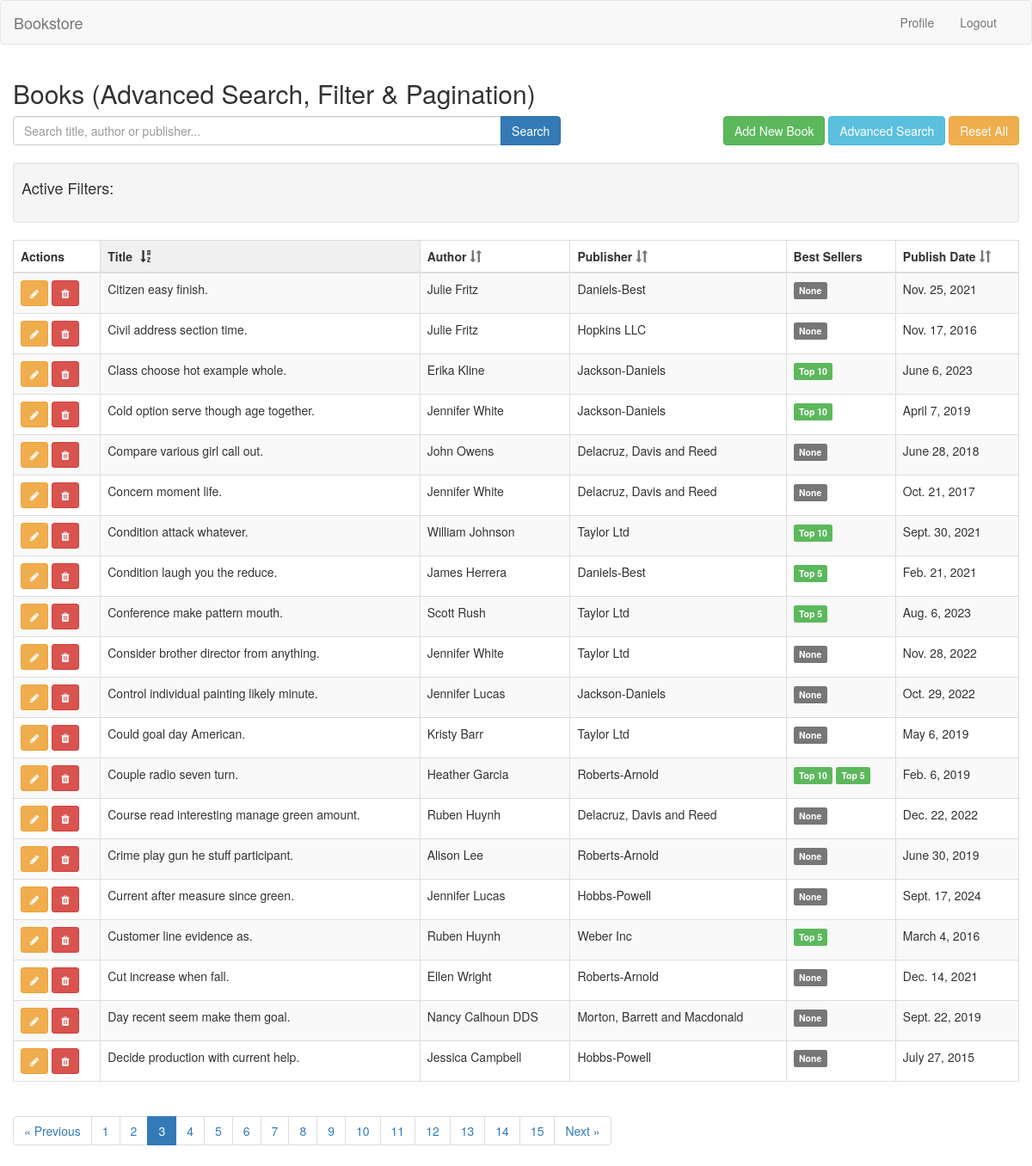
/?page=3 (signed in), run on the app's committed database.
### catalog/models.py (models this page shows, shortened)
class Book(models.Model):
    title = models.CharField(max_length=200)
    author = models.ForeignKey(Author, on_delete=models.CASCADE)
    publisher = models.ForeignKey(Publisher, on_delete=models.CASCADE)
    publish_date = models.DateField()

class Author(models.Model):
    name = models.CharField(max_length=100)
    bio = models.TextField(blank=True)

class Publisher(models.Model):
    name = models.CharField(max_length=100)
    website = models.URLField(blank=True)

class BestsellerAccolade(models.Model):
    ACCOLADE_CHOICES = [
        ('Top 5', 'Top 5'),
        ('Top 10', 'Top 10'),
        ('Top 25', 'Top 25'),
    ]
    book = models.ForeignKey(Book, on_delete=models.CASCADE)
    category = models.CharField(max_length=50, choices=ACCOLADE_CHOICES)
    accolade_date = models.DateField()

### catalog/views.py (the view)
# urls.py: path('', views.home, name='home'),
@login_required
def home(request):
    books = Book.objects.select_related('author', 'publisher').prefetch_related(
        Prefetch('bestselleraccolade_set', queryset=BestsellerAccolade.objects.all())
    )
    simple_search = request.GET.get('simple_search', '')
    book_filter = BookFilter(request.GET, queryset=books)
    date_range_form = DateRangeForm(request.GET)
    book_id = request.GET.get('book')
    author_id = request.GET.get('author')
    publisher_id = request.GET.get('publisher')
    publish_date_after = request.GET.get('publish_date_after')
    publish_date_before = request.GET.get('publish_date_before')
    accolade = request.GET.get('accolade')
    accolades_list = request.GET.getlist('accolades')
    book_name = None
    author_name = None
    publisher_name = None
    if book_id:
        book_obj = Book.objects.filter(id=book_id).first()
        if book_obj:
            book_name = book_obj.title
    if author_id:
        author_obj = Author.objects.filter(id=author_id).first()
        if author_obj:
            author_name = author_obj.name
    if publisher_id:
        publisher_obj = Publisher.objects.filter(id=publisher_id).first()
        if publisher_obj:
            publisher_name = publisher_obj.name
    filtered_qs = book_filter.qs
    if book_id:
        filtered_qs = filtered_qs.filter(id=book_id)
    if author_id:
        filtered_qs = filtered_qs.filter(author_id=author_id)
    if publisher_id:
        filtered_qs = filtered_qs.filter(publisher_id=publisher_id)
    if simple_search:
        filtered_qs = filtered_qs.filter(
            Q(title__icontains=simple_search) |
            Q(author__name__icontains=simple_search) |
            Q(publisher__name__icontains=simple_search)
        )
    if date_range_form.is_valid():
        publish_date_after = date_range_form.cleaned_data.get('publish_date_after')
        publish_date_before = date_range_form.cleaned_data.get('publish_date_before')
        accolade = date_range_form.cleaned_data.get('accolade')
        accolades = date_range_form.cleaned_data.get('accolades')
        if publish_date_after:
            filtered_qs = filtered_qs.filter(publish_date__gte=publish_date_after)
        if publish_date_before:
            filtered_qs = filtered_qs.filter(publish_date__lte=publish_date_before)
        if accolade:
            filtered_qs = filtered_qs.filter(bestselleraccolade__category=accolade).distinct()
        elif accolades:  # Only apply multiple accolades if single accolade is not selected
            q_objects = Q()
            for value in accolades:
                q_objects |= Q(bestselleraccolade__category=value)
            filtered_qs = filtered_qs.filter(q_objects).distinct()
    sort_by = request.GET.get('sort_by', 'title')  # Default sort by title
    sort_dir = request.GET.get('sort_dir', 'asc')  # Default ascending order
    if sort_dir == 'desc':
        sort_by = f'-{sort_by}'  # Add minus sign for descending order
    if sort_by in ['title', '-title']:
        filtered_qs = filtered_qs.order_by(sort_by)
    elif sort_by in ['author__name', '-author__name']:
        filtered_qs = filtered_qs.order_by(sort_by)
    elif sort_by in ['publisher__name', '-publisher__name']:
        filtered_qs = filtered_qs.order_by(sort_by)
    elif sort_by in ['publish_date', '-publish_date']:
        filtered_qs = filtered_qs.order_by(sort_by)
    else:
        filtered_qs = filtered_qs.order_by('title')
    paginator = Paginator(filtered_qs, 20)
    page_number = request.GET.get('page')
    books_page = paginator.get_page(page_number)
    context = {
        'filter': book_filter,
        'date_range_form': date_range_form,
        'books': books_page,
        'request': request,
        'accolades_list': accolades_list,
        'book_name': book_name,
        'author_name': author_name,
        'publisher_name': publisher_name,
        'sort_by': sort_by.replace('-', ''),
        'sort_dir': sort_dir,
        'publish_date_after': publish_date_after,
        'publish_date_before': publish_date_before,
        'accolade': accolade,
        'simple_search': simple_search,
    }
    if request.headers.get('x-requested-with') == 'XMLHttpRequest':
        html = render_to_string('partials/book_list.html', context, request=request)
        return HttpResponse(html)
    return render(request, 'home.html', context)

### catalog/forms.py
class DateRangeForm(forms.Form):
    publish_date_after = forms.DateField(
        required=False,
        widget=DateInput(attrs={'type': 'date', 'class': 'form-control'})
    )
    publish_date_before = forms.DateField(
        required=False,
        widget=DateInput(attrs={'type': 'date', 'class': 'form-control'})
    )
    accolade = forms.ChoiceField(
        choices=[('', 'Any')] + BestsellerAccolade.ACCOLADE_CHOICES,
        required=False,
        widget=forms.Select(attrs={'class': 'form-control'})
    )
    accolades = forms.MultipleChoiceField(
        choices=BestsellerAccolade.ACCOLADE_CHOICES,
        required=False,
        widget=forms.CheckboxSelectMultiple(),
        help_text="Select multiple accolades (OR filter)"
    )

### catalog/templatetags/url_tags.py (called while the page is built)
@register.simple_tag(takes_context=True)
def url_replace(context, **kwargs):
    query = context['request'].GET.copy()
    for key, value in kwargs.items():
        query[key] = value
    return query.urlencode()

### templates/home.html (shortened to what this page needs)
{% extends 'base.html' %}
{% load static %}
{% block content %}
<div class="container-fluid">
<h2>Books (Advanced Search, Filter & Pagination)</h2>
<div class="row mb-3">
  <div class="col-md-8">
    <form id="simple-search-form" class="form-inline">
      <div class="input-group" style="width:100%;">
        <input type="text" name="simple_search" class="form-control" placeholder="Search title, author or publisher..." value="{{ simple_search }}">
        <span class="input-group-btn">
          <button class="btn btn-primary" type="submit">Search</button>
        </span>
      </div>
    </form>
  </div>
<div class="col-md-4 text-right">
  <button class="btn btn-success btn-add-book">Add New Book</button>
  <button type="button" class="btn btn-info" data-toggle="modal" data-target="#searchModal">
    Advanced Search
  </button>
  <button id="reset-all-btn" type="button" class="btn btn-warning">
    Reset All
  </button>
</div>
</div>
<div id="active-filters" class="well well-sm" style="margin-top: 20px;">
  <h4>Active Filters:</h4>
  <div class="row">
    <div class="col-md-12">
    </div>
  </div>
</div>
<div id="search-results">
    {% include 'partials/book_list.html' %}
</div>
</div>
{% endblock %}

### templates/partials/book_list.html (shortened to what this page needs)
{% load url_tags %}
<table class="table table-striped table-bordered" id="books-table">
  <thead>
    <tr>
      <th>Actions</th>
      <th class="sortable" data-sort="title">
        Title
        {% if sort_by == 'title' %}
          <span class="sort-icon">
            {% if sort_dir == 'asc' %}
              <i class="glyphicon glyphicon-sort-by-alphabet"></i>
            {% else %}
              <i class="glyphicon glyphicon-sort-by-alphabet-alt"></i>
            {% endif %}
          </span>
        {% else %}
          <i class="glyphicon glyphicon-sort text-muted"></i>
        {% endif %}
      </th>
      <th class="sortable" data-sort="author__name">
        Author
        {% if sort_by == 'author__name' %}
          <span class="sort-icon">
            {% if sort_dir == 'asc' %}
              <i class="glyphicon glyphicon-sort-by-alphabet"></i>
            {% else %}
              <i class="glyphicon glyphicon-sort-by-alphabet-alt"></i>
            {% endif %}
          </span>
        {% else %}
          <i class="glyphicon glyphicon-sort text-muted"></i>
        {% endif %}
      </th>
      <th class="sortable" data-sort="publisher__name">
        Publisher
        {% if sort_by == 'publisher__name' %}
          <span class="sort-icon">
            {% if sort_dir == 'asc' %}
              <i class="glyphicon glyphicon-sort-by-alphabet"></i>
            {% else %}
              <i class="glyphicon glyphicon-sort-by-alphabet-alt"></i>
            {% endif %}
          </span>
        {% else %}
          <i class="glyphicon glyphicon-sort text-muted"></i>
        {% endif %}
      </th>
      <th>Best Sellers</th>
      <th class="sortable" data-sort="publish_date">
        Publish Date
        {% if sort_by == 'publish_date' %}
          <span class="sort-icon">
            {% if sort_dir == 'asc' %}
              <i class="glyphicon glyphicon-sort-by-order"></i>
            {% else %}
              <i class="glyphicon glyphicon-sort-by-order-alt"></i>
            {% endif %}
          </span>
        {% else %}
          <i class="glyphicon glyphicon-sort text-muted"></i>
        {% endif %}
      </th>
    </tr>
  </thead>
  <tbody>
    {% for book in books %}
      <tr>
        <td>
          <button class="btn btn-warning btn-sm btn-edit-book" data-book-id="{{ book.id }}" title="Edit">
            <i class="fa fa-pencil"></i>
          </button>
          <button class="btn btn-danger btn-sm btn-delete-book" data-book-id="{{ book.id }}" data-book-title="{{ book.title }}" title="Delete">
            <i class="fa fa-trash"></i>
          </button>
        </td>
        <td>{{ book.title }}</td>
        <td>{{ book.author.name }}</td>
        <td>{{ book.publisher.name }}</td>
        <td>
          {% with accolades=book.bestselleraccolade_set.all|dictsort:"category" %}
            {% if accolades %}
              {% regroup accolades by category as accolade_list %}
              {% for accolade in accolade_list %}
                <span class="label label-success">{{ accolade.grouper }}</span>
              {% endfor %}
            {% else %}
              <span class="label label-default">None</span>
            {% endif %}
          {% endwith %}
        </td>
        <td>{{ book.publish_date }}</td>
      </tr>
    {% empty %}
      <tr><td colspan="6">No results found.</td></tr>
    {% endfor %}
  </tbody>
</table>
<nav>
  <ul class="pagination">
    {% if books.has_previous %}
      <li>
        <a href="?{% url_replace page=books.previous_page_number %}">« Previous</a>
      </li>
    {% else %}
      <li class="disabled"><span>« Previous</span></li>
    {% endif %}
    {% for num in books.paginator.page_range %}
      <li class="{% if books.number == num %}active{% endif %}">
        <a href="?{% url_replace page=num %}">{{ num }}</a>
      </li>
    {% endfor %}
    {% if books.has_next %}
      <li>
        <a href="?{% url_replace page=books.next_page_number %}">Next »</a>
      </li>
    {% else %}
      <li class="disabled"><span>Next »</span></li>
    {% endif %}
  </ul>
</nav>

### data on the page
Book: title "Citizen easy finish.", author.name "Julie Fritz", publisher.name "Daniels-Best", shows "None", publish_date "Nov. 25, 2021"
Book: title "Civil address section time.", author.name "Julie Fritz", publisher.name "Hopkins LLC", shows "None", publish_date "Nov. 17, 2016"
Book: title "Class choose hot example whole.", author.name "Erika Kline", publisher.name "Jackson-Daniels", publish_date "June 6, 2023"
BestsellerAccolade: grouper "Top 10"
Book: title "Cold option serve though age together.", author.name "Jennifer White", publisher.name "Jackson-Daniels", publish_date "April 7, 2019"
BestsellerAccolade: grouper "Top 10"
Book: title "Compare various girl call out.", author.name "John Owens", publisher.name "Delacruz, Davis and Reed", shows "None", publish_date "June 28, 2018"
Book: title "Concern moment life.", author.name "Jennifer White", publisher.name "Delacruz, Davis and Reed", shows "None", publish_date "Oct. 21, 2017"
Book: title "Condition attack whatever.", author.name "William Johnson", publisher.name "Taylor Ltd", publish_date "Sept. 30, 2021"
BestsellerAccolade: grouper "Top 10"
Book: title "Condition laugh you the reduce.", author.name "James Herrera", publisher.name "Daniels-Best", publish_date "Feb. 21, 2021"
BestsellerAccolade: grouper "Top 5"
Book: title "Conference make pattern mouth.", author.name "Scott Rush", publisher.name "Taylor Ltd", publish_date "Aug. 6, 2023"
BestsellerAccolade: grouper "Top 5"
Book: title "Consider brother director from anything.", author.name "Jennifer White", publisher.name "Taylor Ltd", shows "None", publish_date "Nov. 28, 2022"
Book: title "Control individual painting likely minute.", author.name "Jennifer Lucas", publisher.name "Jackson-Daniels", shows "None", publish_date "Oct. 29, 2022"
Book: title "Could goal day American.", author.name "Kristy Barr", publisher.name "Taylor Ltd", shows "None", publish_date "May 6, 2019"
Book: title "Couple radio seven turn.", author.name "Heather Garcia", publisher.name "Roberts-Arnold", publish_date "Feb. 6, 2019"
BestsellerAccolade: grouper "Top 10"
BestsellerAccolade: grouper "Top 5"
Book: title "Course read interesting manage green amount.", author.name "Ruben Huynh", publisher.name "Delacruz, Davis and Reed", shows "None", publish_date "Dec. 22, 2022"
Book: title "Crime play gun he stuff participant.", author.name "Alison Lee", publisher.name "Roberts-Arnold", shows "None", publish_date "June 30, 2019"
Book: title "Current after measure since green.", author.name "Jennifer Lucas", publisher.name "Hobbs-Powell", shows "None", publish_date "Sept. 17, 2024"
Book: title "Customer line evidence as.", author.name "Ruben Huynh", publisher.name "Weber Inc", publish_date "March 4, 2016"
BestsellerAccolade: grouper "Top 5"
Book: title "Cut increase when fall.", author.name "Ellen Wright", publisher.name "Roberts-Arnold", shows "None", publish_date "Dec. 14, 2021"
Book: title "Day recent seem make them goal.", author.name "Nancy Calhoun DDS", publisher.name "Morton, Barrett and Macdonald", shows "None", publish_date "Sept. 22, 2019"
Book: title "Decide production with current help.", author.name "Jessica Campbell", publisher.name "Hobbs-Powell", shows "None", publish_date "July 27, 2015"

### other printed values
{{ num }} "1" "2" "3" "4" "5" "6" "7" "8" "9" "10" "11" "12" "13" "14" "15"
